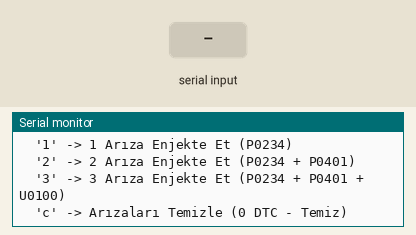
Simulated run of this sketch. Board: Arduino Nano, built with avr-gcc and run on an emulated ATmega328P. On the bench: the last lines printed to the serial monitor. The inputs (shaded band) are chosen by the test bench.

Above: at 1.2 s.
1.3 s: "1" received over Serial
At 2.1 s:
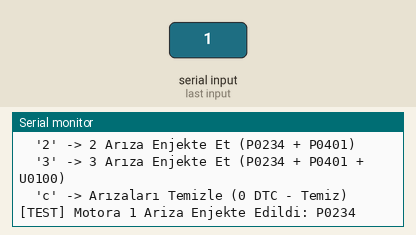
2.8 s: "2" received over Serial
At 3.3 s:
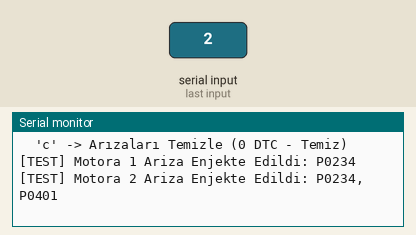
4.3 s: "3" received over Serial
At 5.5 s:
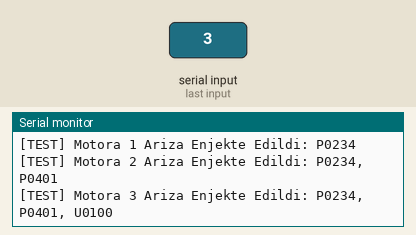
5.8 s: "c" received over Serial
At 6.8 s:
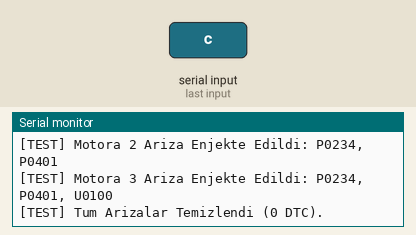

The sketch:

VAG_Full_Simulator_v1.5.ino
```cpp
/* ==========================================================================
 * Proje: VAG MQB Simülatör - Çoklu DTC (Multi-DTC ISO-TP) Test Motoru (v1.5)
 * ========================================================================== */

#include <SPI.h>
#include <mcp_can.h>

#define PIN_CAN_CS 10
MCP_CAN CAN0(PIN_CAN_CS);

#define ECU_REQ_ID      0x7E0
#define ECU_RESP_ID     0x7E8
#define TCU_REQ_ID      0x7E1
#define TCU_RESP_ID     0x7E9
#define ABS_REQ_ID      0x7E2
#define ABS_RESP_ID     0x7EA
#define CLUSTER_REQ_ID  0x714
#define CLUSTER_RESP_ID 0x77E
#define GW_REQ_ID       0x710
#define GW_RESP_ID      0x77A

const float   SIM_DPF_ASH_MASS_G = 41.25;
const uint16_t SIM_LAST_REGEN_KM = 385;

float   sim_turbo_bar   = 0.0;
float   sim_dpf_soot    = 23.4;
int16_t sim_oil_temp    = 91;
int16_t sim_dsg_temp    = 83;
int16_t sim_egt_temp    = 310;
bool    sim_in_regen    = false;
uint8_t sim_fault_mode  = 0; // 0: Temiz, 1: 1 Arıza, 2: 2 Arıza, 3: 3 Arıza

uint32_t last_sim_tick  = 0;
float    sim_angle      = 0.0;

void sendISOTPString(uint32_t resp_id, uint32_t req_id, uint16_t did, const char* str) {
  uint8_t str_len = strlen(str);
  uint16_t total = 3 + str_len;

  if (total <= 7) {
    uint8_t sf[8] = {(uint8_t)total, 0x62, (uint8_t)(did >> 8), (uint8_t)(did & 0xFF), 0x55, 0x55, 0x55, 0x55};
    for (uint8_t i = 0; i < str_len; i++) sf[4 + i] = str[i];
    CAN0.sendMsgBuf(resp_id, 0, 8, sf);
  } else {
    uint8_t ff[8] = {(uint8_t)(0x10 | ((total >> 8) & 0x0F)), (uint8_t)(total & 0xFF), 0x62, (uint8_t)(did >> 8), (uint8_t)(did & 0xFF), (uint8_t)str[0], (uint8_t)str[1], (uint8_t)str[2]};
    CAN0.sendMsgBuf(resp_id, 0, 8, ff);

    uint32_t start_w = millis();
    bool fc = false;
    while (millis() - start_w < 300) {
      if (CAN0.checkReceive() == CAN_MSGAVAIL) {
        uint32_t rx_id; uint8_t len; uint8_t buf[8];
        CAN0.readMsgBuf(&rx_id, &len, buf);
        if (rx_id == req_id && (buf[0] & 0xF0) == 0x30) { fc = true; break; }
      }
    }
    if (!fc) return;

    uint8_t bytes_sent = 3; uint8_t seq = 1;
    while (bytes_sent < str_len) {
      uint8_t cf[8] = {(uint8_t)(0x20 | (seq & 0x0F)), 0x55, 0x55, 0x55, 0x55, 0x55, 0x55, 0x55};
      for (uint8_t i = 1; i < 8 && bytes_sent < str_len; i++) cf[i] = str[bytes_sent++];
      seq = (seq + 1) & 0x0F;
      CAN0.sendMsgBuf(resp_id, 0, 8, cf);
      delay(5);
    }
  }
}

// ÇOKLU DTC YANIT MOTORU (ISO-TP)
void sendMultiDTCResponse(uint32_t resp_id, uint32_t req_id, uint8_t fault_count) {
  if (fault_count == 0) {
    // 0 Arıza (Temiz): [Boyut=3, Service=0x59, Sub=0x02, Mask=0xFF]
    uint8_t clean_resp[8] = {0x03, 0x59, 0x02, 0xFF, 0x55, 0x55, 0x55, 0x55};
    CAN0.sendMsgBuf(resp_id, 0, 8, clean_resp);
  }
  else if (fault_count == 1) {
    // 1 Arıza: P0234 (Turbo Aşırı Basınç) -> 7 Byte (Single Frame)
    uint8_t f1[8] = {0x07, 0x59, 0x02, 0xFF, 0x02, 0x34, 0x00, 0x2F};
    CAN0.sendMsgBuf(resp_id, 0, 8, f1);
  }
  else if (fault_count == 2) {
    // 2 Arıza: P0234 + P0401 (EGR Yetersiz Akış) -> Toplam 11 Byte (Multi-Frame)
    // 1. First Frame
    uint8_t ff[8] = {0x10, 0x0B, 0x59, 0x02, 0xFF, 0x02, 0x34, 0x00}; // P0234 ilk 3 byte
    CAN0.sendMsgBuf(resp_id, 0, 8, ff);

    // Flow Control Bekle
    uint32_t start_w = millis();
    while (millis() - start_w < 300) {
      if (CAN0.checkReceive() == CAN_MSGAVAIL) {
        uint32_t rx_id; uint8_t len; uint8_t buf[8];
        CAN0.readMsgBuf(&rx_id, &len, buf);
        if (rx_id == req_id && (buf[0] & 0xF0) == 0x30) break;
      }
    }
    // 2. Consecutive Frame (P0234 Status + P0401 4 Byte)
    uint8_t cf1[8] = {0x21, 0x2F, 0x04, 0x01, 0x00, 0x2F, 0x55, 0x55};
    CAN0.sendMsgBuf(resp_id, 0, 8, cf1);
  }
  else if (fault_count >= 3) {
    // 3 Arıza: P0234 + P0401 + U0100 -> Toplam 15 Byte (Multi-Frame)
    uint8_t ff[8] = {0x10, 0x0F, 0x59, 0x02, 0xFF, 0x02, 0x34, 0x00};
    CAN0.sendMsgBuf(resp_id, 0, 8, ff);

    uint32_t start_w = millis();
    while (millis() - start_w < 300) {
      if (CAN0.checkReceive() == CAN_MSGAVAIL) {
        uint32_t rx_id; uint8_t len; uint8_t buf[8];
        CAN0.readMsgBuf(&rx_id, &len, buf);
        if (rx_id == req_id && (buf[0] & 0xF0) == 0x30) break;
      }
    }
    uint8_t cf1[8] = {0x21, 0x2F, 0x04, 0x01, 0x00, 0x2F, 0xC1, 0x00}; // P0401 + U0100 (0xC100)
    CAN0.sendMsgBuf(resp_id, 0, 8, cf1);
    delay(5);
    uint8_t cf2[8] = {0x22, 0x00, 0x2F, 0x55, 0x55, 0x55, 0x55, 0x55};
    CAN0.sendMsgBuf(resp_id, 0, 8, cf2);
  }
}

void updateDynamicCarPhysics() {
  uint32_t now = millis();
  if (now - last_sim_tick >= 30) {
    last_sim_tick = now;
    sim_angle += 0.06;
    if (sim_angle > 6.28) sim_angle = 0.0;
    float raw_sin = sin(sim_angle);
    sim_turbo_bar = (raw_sin > 0) ? (raw_sin * 1.55) : 0.05;

    static uint32_t regen_timer = 0;
    if (now - regen_timer > 1000) {
      regen_timer = now;
      if (sim_dpf_soot >= 24.0 && !sim_in_regen) sim_in_regen = true;
      if (sim_in_regen) {
        sim_egt_temp = 620;
        sim_dpf_soot -= 0.35;
        if (sim_dpf_soot <= 3.5) sim_in_regen = false;
      } else {
        sim_egt_temp = 280 + (int16_t)(sim_turbo_bar * 120.0);
        sim_dpf_soot += 0.04;
      }
    }
  }
}

void handleIncomingRequests() {
  if (CAN0.checkReceive() == CAN_MSGAVAIL) {
    uint32_t rx_id; uint8_t len; uint8_t buf[8];
    CAN0.readMsgBuf(&rx_id, &len, buf);

    // 1. MOTOR BEYNİ (0x7E0)
    if (rx_id == ECU_REQ_ID) {
      if (buf[1] == 0x19) {
        sendMultiDTCResponse(ECU_RESP_ID, ECU_REQ_ID, sim_fault_mode);
      }
      else if (buf[1] == 0x22) {
        uint16_t did = ((uint16_t)buf[2] << 8) | buf[3];
        if (did == 0x202E) {
          uint16_t raw_ash = (uint16_t)(SIM_DPF_ASH_MASS_G * 100.0);
          uint8_t resp[8] = {0x05, 0x62, 0x20, 0x2E, (uint8_t)(raw_ash >> 8), (uint8_t)(raw_ash & 0xFF), 0x55, 0x55};
          CAN0.sendMsgBuf(ECU_RESP_ID, 0, 8, resp);
        }
        else if (did == 0x2029) {
          uint16_t raw_soot = (uint16_t)(sim_dpf_soot * 100.0);
          uint8_t resp[8] = {0x05, 0x62, 0x20, 0x29, (uint8_t)(raw_soot >> 8), (uint8_t)(raw_soot & 0xFF), 0x55, 0x55};
          CAN0.sendMsgBuf(ECU_RESP_ID, 0, 8, resp);
        }
        else if (did == 0x202A) {
          uint16_t raw_meas = (uint16_t)(sim_dpf_soot * 0.88 * 100.0);
          uint8_t resp[8] = {0x05, 0x62, 0x20, 0x2A, (uint8_t)(raw_meas >> 8), (uint8_t)(raw_meas & 0xFF), 0x55, 0x55};
          CAN0.sendMsgBuf(ECU_RESP_ID, 0, 8, resp);
        }
        else if (did == 0x2035) {
          uint8_t resp[8] = {0x05, 0x62, 0x20, 0x35, (uint8_t)(SIM_LAST_REGEN_KM >> 8), (uint8_t)(SIM_LAST_REGEN_KM & 0xFF), 0x55, 0x55};
          CAN0.sendMsgBuf(ECU_RESP_ID, 0, 8, resp);
        }
        else if (did == 0x115B) {
          uint16_t mbar = 1013 + (uint16_t)(sim_turbo_bar * 1000.0);
          uint8_t resp[8] = {0x05, 0x62, 0x11, 0x5B, (uint8_t)(mbar >> 8), (uint8_t)(mbar & 0xFF), 0x55, 0x55};
          CAN0.sendMsgBuf(ECU_RESP_ID, 0, 8, resp);
        }
        else if (did == 0x2045) {
          uint16_t raw_egt = (uint16_t)((sim_egt_temp + 40) * 10);
          uint8_t resp[8] = {0x05, 0x62, 0x20, 0x45, (uint8_t)(raw_egt >> 8), (uint8_t)(raw_egt & 0xFF), 0x55, 0x55};
          CAN0.sendMsgBuf(ECU_RESP_ID, 0, 8, resp);
        }
        else if (did == 0x2024) {
          uint8_t resp[8] = {0x04, 0x62, 0x20, 0x24, (uint8_t)(sim_oil_temp + 40), 0x55, 0x55, 0x55};
          CAN0.sendMsgBuf(ECU_RESP_ID, 0, 8, resp);
        }
        else if (did == 0xF187) sendISOTPString(ECU_RESP_ID, ECU_REQ_ID, 0xF187, "04L906021M");
        else if (did == 0xF197) sendISOTPString(ECU_RESP_ID, ECU_REQ_ID, 0xF197, "R4 1.6l TDI EDC17C64");
        else if (did == 0xF189) sendISOTPString(ECU_RESP_ID, ECU_REQ_ID, 0xF189, "9970");
      }
    }
    // 2. SANZIMAN (0x7E1)
    else if (rx_id == TCU_REQ_ID) {
      if (buf[1] == 0x19) sendMultiDTCResponse(TCU_RESP_ID, TCU_REQ_ID, 0);
      else if (buf[1] == 0x22) {
        uint16_t did = ((uint16_t)buf[2] << 8) | buf[3];
        if (did == 0x1000) {
          uint8_t resp[8] = {0x04, 0x62, 0x10, 0x00, (uint8_t)(sim_dsg_temp + 40), 0x55, 0x55, 0x55};
          CAN0.sendMsgBuf(TCU_RESP_ID, 0, 8, resp);
        }
        else if (did == 0xF187) sendISOTPString(TCU_RESP_ID, TCU_REQ_ID, 0xF187, "0CW300047C");
        else if (did == 0xF197) sendISOTPString(TCU_RESP_ID, TCU_REQ_ID, 0xF197, "GSG DQ200-MQB");
        else if (did == 0xF189) sendISOTPString(TCU_RESP_ID, TCU_REQ_ID, 0xF189, "6502");
      }
    }
    // 3. ABS/ESP (0x7E2)
    else if (rx_id == ABS_REQ_ID) {
      if (buf[1] == 0x19) sendMultiDTCResponse(ABS_RESP_ID, ABS_REQ_ID, 0);
      else if (buf[1] == 0x22) {
        uint16_t did = ((uint16_t)buf[2] << 8) | buf[3];
        if (did == 0xF187) sendISOTPString(ABS_RESP_ID, ABS_REQ_ID, 0xF187, "5Q0614517AH");
        else if (did == 0xF197) sendISOTPString(ABS_RESP_ID, ABS_REQ_ID, 0xF197, "ESC MK100-MQB");
        else if (did == 0xF189) sendISOTPString(ABS_RESP_ID, ABS_REQ_ID, 0xF189, "0122");
      }
    }
    // 4. GOSTERGE (0x714)
    else if (rx_id == CLUSTER_REQ_ID) {
      if (buf[1] == 0x19) sendMultiDTCResponse(CLUSTER_RESP_ID, CLUSTER_REQ_ID, 0);
      else if (buf[1] == 0x22) {
        uint16_t did = ((uint16_t)buf[2] << 8) | buf[3];
        if (did == 0xF187) sendISOTPString(CLUSTER_RESP_ID, CLUSTER_REQ_ID, 0xF187, "5E0920781A");
        else if (did == 0xF197) sendISOTPString(CLUSTER_RESP_ID, CLUSTER_REQ_ID, 0xF197, "KOMBI MQB-High");
        else if (did == 0xF189) sendISOTPString(CLUSTER_RESP_ID, CLUSTER_REQ_ID, 0xF189, "8420");
      }
    }
    // 5. GATEWAY (0x710)
    else if (rx_id == GW_REQ_ID) {
      if (buf[1] == 0x19) sendMultiDTCResponse(GW_RESP_ID, GW_REQ_ID, 0);
      else if (buf[1] == 0x22) {
        uint16_t did = ((uint16_t)buf[2] << 8) | buf[3];
        if (did == 0xF187) sendISOTPString(GW_RESP_ID, GW_REQ_ID, 0xF187, "5Q0907530AF");
        else if (did == 0xF197) sendISOTPString(GW_RESP_ID, GW_REQ_ID, 0xF197, "GW MQB-High");
        else if (did == 0xF189) sendISOTPString(GW_RESP_ID, GW_REQ_ID, 0xF189, "2214");
      }
    }
  }
}

void setup() {
  Serial.begin(115200);
  pinMode(PIN_CAN_CS, OUTPUT);
  digitalWrite(PIN_CAN_CS, HIGH);

  if (CAN0.begin(MCP_ANY, CAN_500KBPS, MCP_8MHZ) == CAN_OK) {
    CAN0.setMode(MCP_NORMAL);
    Serial.println(F("[SIMULATOR v1.5] Çoklu DTC (Multi-Frame) Test Motoru Aktif!"));
    Serial.println(F("[TEST KOMUTLARI]"));
    Serial.println(F("  '1' -> 1 Arıza Enjekte Et (P0234)"));
    Serial.println(F("  '2' -> 2 Arıza Enjekte Et (P0234 + P0401)"));
    Serial.println(F("  '3' -> 3 Arıza Enjekte Et (P0234 + P0401 + U0100)"));
    Serial.println(F("  'c' -> Arızaları Temizle (0 DTC - Temiz)"));
  }
}

void loop() {
  if (Serial.available()) {
    char c = Serial.read();
    if (c == '1') {
      sim_fault_mode = 1;
      Serial.println(F("[TEST] Motora 1 Ariza Enjekte Edildi: P0234"));
    } else if (c == '2') {
      sim_fault_mode = 2;
      Serial.println(F("[TEST] Motora 2 Ariza Enjekte Edildi: P0234, P0401"));
    } else if (c == '3') {
      sim_fault_mode = 3;
      Serial.println(F("[TEST] Motora 3 Ariza Enjekte Edildi: P0234, P0401, U0100"));
    } else if (c == 'c' || c == 'C') {
      sim_fault_mode = 0;
      Serial.println(F("[TEST] Tum Arizalar Temizlendi (0 DTC)."));
    }
  }
  updateDynamicCarPhysics();
  handleIncomingRequests();
}
```

Measured:
- after the input at 1.3 s, the serial monitor: prints a new line at once (image 1)
- after the input at 2.8 s, the serial monitor: prints a new line at once (image 2)
- after the input at 4.3 s, the serial monitor: prints a new line at once (image 3)
- after the input at 5.8 s, the serial monitor: prints a new line at once (image 4)
